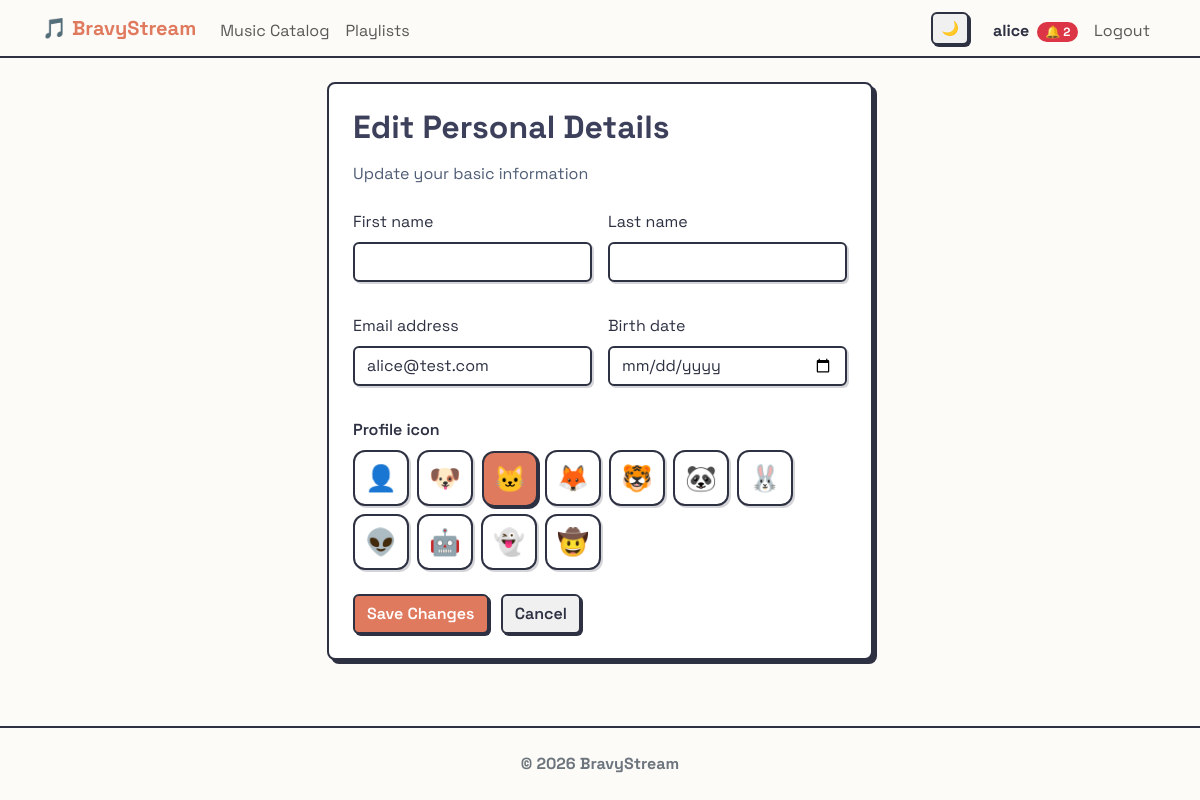
Screenshot of /users/profile/edit/ (signed in) with the database file from the repository.
### users/models.py (models this page shows, shortened)
class CustomUser(AbstractUser):
    ROLE_CHOICES = (
        ('listener', 'Listener'),
        ('curator', 'Curator'),
        ('moderator', 'Moderator'),
    )
    role = models.CharField(max_length=20, choices=ROLE_CHOICES, default='listener')
    birth_date = models.DateField(null=True, blank=True)
    friends = models.ManyToManyField('self', blank=True)
    ICON_CHOICES = [
        ('👤', '👤'),
        ('🐶', '🐶'),
        ('🐱', '🐱'),
        ('🦊', '🦊'),
        ('🐯', '🐯'),
        ('🐼', '🐼'),
        ('🐰', '🐰'),
        ('👽', '👽'),
        ('🤖', '🤖'),
        ('👻', '👻'),
        ('🤠', '🤠'),
    ]
    profile_icon = models.CharField(max_length=10, choices=ICON_CHOICES, default='👤')
    @property
    def pending_friend_requests_count(self):
        return self.received_requests.filter(is_accepted=False).count()

### users/views.py (the view)
# urls.py: path('profile/edit/', ProfileUpdateView.as_view(), name='profile_edit'),
class ProfileUpdateView(LoginRequiredMixin, UpdateView):
    model = CustomUser
    form_class = UserProfileUpdateForm
    template_name = 'users/profile_edit.html'
    success_url = reverse_lazy('users:profile')
    def get_object(self, queryset=None):
        return self.request.user

### users/forms.py
class UserProfileUpdateForm(forms.ModelForm):
    class Meta:
        model = CustomUser
        fields = ['first_name', 'last_name', 'email', 'birth_date', 'profile_icon']
        widgets = {
            'birth_date': forms.DateInput(attrs={'type': 'date', 'class': 'form-control'})
        }

### templates/users/profile_edit.html (shortened to what this page needs)
{% extends 'base.html' %}
{% load crispy_forms_tags %}
{% load static %}
{% block content %}
<div class="row justify-content-center">
    <div class="col-md-6">
        <div class="card neo-card">
            <div class="card-body p-4">
                <h2 class="card-title mb-3" style="color: var(--accent-tertiary);">Edit Personal Details</h2>
                <p class="text-muted mb-4">Update your basic information</p>
                <form method="post">
                    <div class="row g-3">
                        <div class="col-md-6">{{ form.first_name|as_crispy_field }}</div>
                        <div class="col-md-6">{{ form.last_name|as_crispy_field }}</div>
                        <div class="col-md-6">{{ form.email|as_crispy_field }}</div>
                        <div class="col-md-6">{{ form.birth_date|as_crispy_field }}</div>
                    </div>
                    <div class="mt-3">
                        <label class="form-label fw-semibold" for="id_profile_icon_picker">Profile icon</label>
                        <div id="id_profile_icon_picker" class="icon-picker" role="radiogroup" aria-label="Profile icon">
                            {% for value, label in form.profile_icon.field.choices %}
                                {% with input_id='id_profile_icon_'|add:forloop.counter|stringformat:'s' %}
                                <label class="icon-picker-option">
                                    <span>{{ label }}</span>
                                </label>
                                {% endwith %}
                            {% endfor %}
                        </div>
                    </div>
                    <div class="mt-4">
                        <button type="submit" class="btn btn-primary">Save Changes</button>
                        <a href="{% url 'users:profile' %}" class="btn btn-outline-secondary ms-2">Cancel</a>
                    </div>
                </form>
            </div>
        </div>
    </div>
</div>
{% endblock %}

### templates/base.html (shortened to what this page needs)
<!DOCTYPE html>
<html lang="it">
<head>
	<link href="https://cdn.jsdelivr.net/npm/bootstrap@5.3.0/dist/css/bootstrap.min.css" rel="stylesheet">
	{% load static %}
	<link rel="stylesheet" href="{% static 'css/style.css' %}">
</head>
<body class="d-flex flex-column min-vh-100" hx-boost="true" hx-headers='{"X-CSRFToken": "{{ csrf_token }}"}'>
	<nav class="navbar navbar-expand-lg navbar-light sticky-top"
		style="background-color: var(--bg-color); border-bottom: 2px solid var(--text-primary);">
		<div class="container">
			<a class="navbar-brand fw-bold" href="{% url 'pages:home' %}" style="color: var(--accent-primary);">🎵
				BravyStream</a>
			<div class="collapse navbar-collapse order-lg-2" id="navbarNav">
				<ul class="navbar-nav me-auto">
					<li class="nav-item">
						<a class="nav-link" href="{% url 'music:song_list' %}">Music Catalog</a>
					</li>
					<li class="nav-item">
						<a class="nav-link" href="{% url 'music:playlist_list' %}">Playlists</a>
					</li>
				</ul>
				<ul class="navbar-nav ms-auto align-items-lg-center">
					<li class="nav-item me-3 d-none d-lg-block">
						<button id="themeToggleDesktop" class="btn btn-sm btn-outline-secondary theme-toggle"
							title="Toggle Theme">
						</button>
					</li>
					{% if user.is_authenticated %}
					<li class="nav-item">
						<a href="{% url 'users:profile' %}" class="nav-link fw-bold text-decoration-none"
							style="color: var(--text-primary);">
							{{ user.username }}
							{% if user.pending_friend_requests_count > 0 %}
							<span class="badge bg-danger rounded-pill ms-1">
								🔔 {{ user.pending_friend_requests_count }}
							</span>
							{% endif %}
						</a>
					</li>
					<li class="nav-item">
						<form method="post" action="{% url 'users:logout' %}" class="m-0 p-0"
							onsubmit="closeGlobalPlayer()">
							<button type="submit"
								class="nav-link border-0 bg-transparent w-100 text-start">Logout</button>
						</form>
					</li>
					{% endif %}
				</ul>
			</div>
		</div>
	</nav>
	<main class="container my-4 flex-grow-1">
		{% block content %}{% endblock %}
	</main>
	<footer class="text-secondary text-center py-4 mt-auto"
		style="border-top: 2px solid var(--text-primary); background-color: var(--bg-color);">
		<p class="mb-0 fw-bold">&copy; 2026 BravyStream</p>
	</footer>
</body>
</html>

### static/css/style.css (style rules this page uses)
:root { --bg-color: #FDFBF7; --text-primary: #2D3142; --text-secondary: #4F5D75; --accent-primary: #E07A5F; --accent-secondary: #81B29A; --accent-tertiary: #3D405B; --neo-border: 2px solid #2D3142; --neo-shadow: 4px 4px 0px #2D3142; --neo-shadow-hover: 2px 2px 0px #2D3142; --font-main: 'Space Grotesk', sans-serif; }
body { background-color: var(--bg-color); color: var(--text-primary); font-family: var(--font-main); min-height: 100vh; }
h1, h2, h3, h4, h5, h6 { font-weight: 700; color: var(--text-primary); }
.neo-card { background: #ffffff !important; border: var(--neo-border) !important; border-radius: 8px !important; box-shadow: var(--neo-shadow); color: var(--text-primary) !important; transition: transform 0.1s ease, box-shadow 0.1s ease; position: relative; z-index: 1; }
a { color: var(--accent-primary); transition: color 0.2s ease; }
.text-muted { color: var(--text-secondary) !important; }
.card { background-color: #ffffff; border: var(--neo-border); border-radius: 8px; color: var(--text-primary); }
.form-control, .form-select { background-color: #ffffff; border: 2px solid var(--text-primary); color: var(--text-primary); border-radius: 6px; box-shadow: 2px 2px 0px rgba(45, 49, 66, 0.2); }
.icon-picker { display: grid; grid-template-columns: repeat(auto-fit, minmax(56px, 56px)); gap: 0.5rem; }
.icon-picker-option { position: relative; display: flex; align-items: center; justify-content: center; width: 56px; height: 56px; border: 2px solid var(--text-primary); border-radius: 12px; background: #ffffff; box-shadow: 2px 2px 0px rgba(45, 49, 66, 0.2); cursor: pointer; font-size: 1.6rem; line-height: 1; transition: transform 0.1s ease, box-shadow 0.1s ease, background-color 0.1s ease, color 0.1s ease; }
.icon-picker-option.selected, .icon-picker-option:focus-within, .icon-picker-option:has(input:checked) { background: var(--accent-primary); color: #ffffff; box-shadow: 2px 2px 0px var(--text-primary); transform: translate(1px, 1px); }
.btn { border-radius: 6px; font-weight: 600; border: 2px solid var(--text-primary); box-shadow: 2px 2px 0px var(--text-primary); transition: transform 0.1s ease, box-shadow 0.1s ease; }
.btn-primary { background-color: var(--accent-primary); color: #fff; border-color: var(--text-primary); }
.btn-outline-secondary { border: 2px solid var(--text-primary); color: var(--text-primary); background-color: #f0f0f0; }
.navbar-nav .nav-link { position: relative; display: inline-block; padding-bottom: 2px; }
.navbar-nav .nav-link::after { content: ''; position: absolute; width: 0; height: 3px; bottom: 0; left: 50%; background-color: var(--accent-primary); transition: width 0.3s cubic-bezier(0.25, 0.8, 0.25, 1); transform: translateX(-50%); border-radius: 2px; }

### rows the page displays
CustomUser: username "alice", pending_friend_requests_count "2", email "alice@test.com"

### other values shown
{{ label }} "👤" "🐶" "🐱" "🦊" "🐯" "🐼" "🐰" "👽" "🤖" "👻" "🤠"
